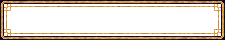
#> input picture game/web/assets/cityart/frame_panel.png, 225 x 40 px, found by its file name
$ python _sheet.py
#> lines starting #> are read from the running program, lines starting #| are printed output that depends on the picture
# -*- coding: utf-8 -*-
"""Contact sheet: all 26 sprites at 6x nearest, labelled, on mid-gray, with slice guides."""
import os
from PIL import Image, ImageDraw

WEB = r"F:\sanguo\game\web\assets"
NAMES = ["frame_panel.png", "plate_btn.png", "plate_sq.png", "plate_sel.png",
         "bar_div.png", "gem_gold.png"]
FILES = [os.path.join(WEB, "ui", "orig", n) for n in NAMES]
FILES += [os.path.join(WEB, "ui", "orig", "force_%02d.png" % i) for i in range(1, 14)]
FILES += [os.path.join(WEB, "battleui", n) for n in
          ["slot.png", "slot_off.png", "cmd_on.png", "cmd_off.png", "port.png", "msg.png", "sep.png"]]

SCALE = 6
PAD = 10
LABEL_H = 14
CELL_W = 320
CELL_H = 120
COLS = 5

rows = (len(FILES) + COLS - 1) // COLS
sheet = Image.new("RGB", (COLS * CELL_W, rows * CELL_H), (60, 60, 60))
#> sheet: PIL image 1600x720 RGB; every value is 60
d = ImageDraw.Draw(sheet)
for i, path in enumerate(FILES):
    im = Image.open(path).convert("RGBA")
#> im is the input picture: PIL image 225x40 RGBA; mean R, G, B, A 38.5, 27.6, 15.7, 73.5
    big = im.resize((im.width * SCALE, im.height * SCALE), Image.NEAREST)
    cx = (i % COLS) * CELL_W
    cy = (i // COLS) * CELL_H
    # checker to show transparency
    for yy in range(30, CELL_H - 2, 8):
        for xx in range(2, CELL_W - 2, 8):
            if ((xx // 8) + (yy // 8)) % 2 == 0:
                d.rectangle([cx + xx, cy + yy, cx + xx + 7, cy + yy + 7], fill=(80, 80, 80))
    sheet.paste(big, (cx + PAD, cy + 30), big)
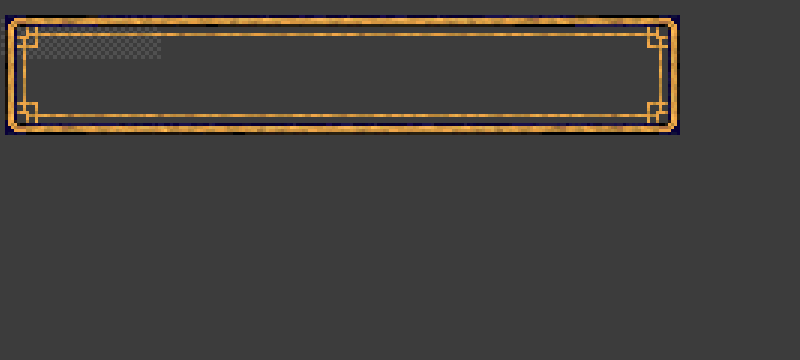
#> sheet: PIL image 1600x720 RGB (shown at 1/2 size); mean R, G, B 66.1, 63, 59.7
#> (the run stopped early here; a loop or call above may not have finished)
